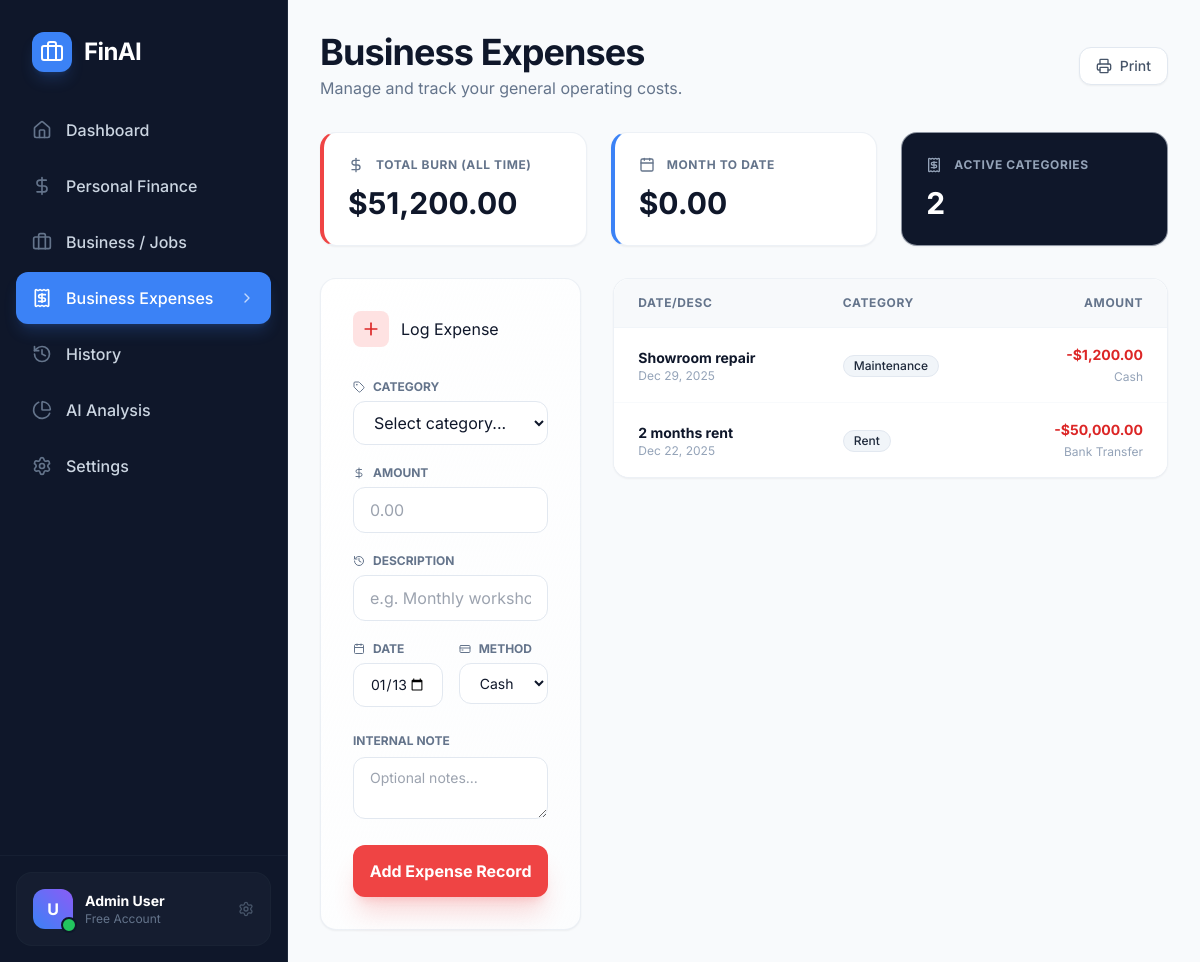
Screenshot of /business/expenses.php (signed in) with the database file from the repository.
### tables this page shows
CREATE TABLE `BusinessExpense` (
  `id` int NOT NULL AUTO_INCREMENT,
  `userId` int NOT NULL,
  `category` varchar(191) NOT NULL,
  `description` varchar(191) DEFAULT NULL,
  `amount` decimal(15,2) NOT NULL,
  `expenseDate` datetime(3) NOT NULL,
  `paymentMethod` varchar(191) DEFAULT NULL,
  `note` text,
  `createdAt` datetime(3) NOT NULL DEFAULT CURRENT_TIMESTAMP(3),
  `updatedAt` datetime(3) NOT NULL,
  PRIMARY KEY (`id`),
  KEY `BusinessExpense_userId_fkey` (`userId`),
  CONSTRAINT `BusinessExpense_userId_fkey` FOREIGN KEY (`userId`) REFERENCES `User` (`id`) ON DELETE CASCADE ON UPDATE CASCADE
);

### business/expenses.php (the view, shortened to what this page needs)
<?php
require_once __DIR__ . '/../database/db.php';
$userId = $_SESSION['user_id'];
$expenses = [];
$stmt = $mysqli->prepare("SELECT * FROM BusinessExpense WHERE userId = ? ORDER BY expenseDate DESC LIMIT 50");
$stmt->bind_param("i", $userId);
$stmt->execute();
$result = $stmt->get_result();
while ($row = $result->fetch_assoc()) {
    $expenses[] = $row;
}
$stmt = $mysqli->prepare("SELECT SUM(amount) as total FROM BusinessExpense WHERE userId = ?");
$stmt->bind_param("i", $userId);
$stmt->execute();
$totalBurn = $stmt->get_result()->fetch_assoc()['total'] ?? 0;
$firstDayOfMonth = date('Y-m-01');
$stmt = $mysqli->prepare("SELECT SUM(amount) as total FROM BusinessExpense WHERE userId = ? AND expenseDate >= ?");
$stmt->bind_param("is", $userId, $firstDayOfMonth);
$stmt->execute();
$monthlyBurn = $stmt->get_result()->fetch_assoc()['total'] ?? 0;
$activeCategories = count(array_unique(array_column($expenses, 'category')));
require_once __DIR__ . '/../includes/header.php';
?>
<div class="flex h-screen overflow-hidden bg-background">
    <?php require_once __DIR__ . '/../includes/sidebar.php'; ?>
    <main class="flex-1 overflow-y-auto w-full">
        <div class="p-8 space-y-8 animate-in">
            <div class="flex flex-col md:flex-row justify-between items-start md:items-center gap-4">
                <div>
                    <h1 class="text-4xl font-bold text-slate-900 tracking-tight">Business Expenses</h1>
                    <p class="text-slate-500 mt-1">Manage and track your general operating costs.</p>
                </div>
                <button onclick="window.print()" class="flex items-center gap-2 bg-white border border-slate-200 text-slate-600 px-4 py-2 rounded-xl hover:bg-slate-50 transition-colors shadow-sm">
                    <i data-lucide="printer" class="w-4 h-4"></i>
                    <span class="font-medium text-sm">Print</span>
                </button>
            </div>
            <div class="grid grid-cols-1 md:grid-cols-2 lg:grid-cols-3 gap-6 print:grid-cols-2">
                <div class="modern-card p-6 border-l-4 border-l-red-500">
                    <div class="flex items-center gap-3 text-slate-500 mb-3">
                        <i data-lucide="dollar-sign" class="w-4 h-4"></i>
                        <span class="text-xs font-bold uppercase tracking-wider">Total Burn (All Time)</span>
                    </div>
                    <p class="text-3xl font-bold text-slate-900">$<?php echo number_format($totalBurn, 2); ?></p>
                </div>
                <div class="modern-card p-6 border-l-4 border-l-blue-500">
                    <div class="flex items-center gap-3 text-slate-500 mb-3">
                        <i data-lucide="calendar" class="w-4 h-4"></i>
                        <span class="text-xs font-bold uppercase tracking-wider">Month to Date</span>
                    </div>
                    <p class="text-3xl font-bold text-slate-900">$<?php echo number_format($monthlyBurn, 2); ?></p>
                </div>
                <div class="modern-card p-6 bg-slate-900 text-white lg:block hidden">
                    <div class="flex items-center gap-3 text-slate-400 mb-3">
                        <i data-lucide="receipt" class="w-4 h-4"></i>
                        <span class="text-xs font-bold uppercase tracking-wider">Active Categories</span>
                    </div>
                    <p class="text-3xl font-bold"><?php echo $activeCategories; ?></p>
                </div>
            </div>
            <div class="grid grid-cols-1 lg:grid-cols-3 gap-8 items-start">
                <div class="lg:col-span-1 print:hidden lg:sticky lg:top-8">
                    <div class="modern-card p-8 bg-gradient-to-br from-white to-slate-50/50">
                        <div class="flex items-center gap-3 mb-8">
                            <div class="p-2 bg-red-100 text-red-600 rounded-lg">
                                <i data-lucide="plus" class="w-5 h-5"></i>
                            </div>
                            <h3 className="text-xl font-bold text-slate-900">Log Expense</h3>
                        </div>
                        <form method="POST" action="" class="space-y-5">
                            <div class="space-y-1.5">
                                <label class="text-xs font-bold text-slate-500 uppercase flex items-center gap-2">
                                    <i data-lucide="tag" class="w-3 h-3"></i> Category
                                </label>
                                <select name="category" required class="w-full border border-slate-200 rounded-xl px-4 py-2.5 outline-none focus:border-primary">
                                    <option value="">Select category...</option>
                                </select>
                            </div>
                            <div class="space-y-1.5">
                                <label class="text-xs font-bold text-slate-500 uppercase flex items-center gap-2">
                                    <i data-lucide="dollar-sign" class="w-3 h-3"></i> Amount
                                </label>
                                <div class="relative">
                                    <input type="number" step="0.01" name="amount" required placeholder="0.00" class="w-full border border-slate-200 rounded-xl px-4 py-2.5 outline-none focus:border-primary">
                                </div>
                            </div>
                            <div class="space-y-1.5">
                                <label class="text-xs font-bold text-slate-500 uppercase flex items-center gap-2">
                                    <i data-lucide="history" class="w-3 h-3"></i> Description
                                </label>
                                <input type="text" name="description" placeholder="e.g. Monthly workshop rent" class="w-full border border-slate-200 rounded-xl px-4 py-2.5 outline-none focus:border-primary">
                            </div>
                            <div class="grid grid-cols-2 gap-4">
                                <div class="space-y-1.5">
                                    <label class="text-xs font-bold text-slate-500 uppercase flex items-center gap-2">
                                        <i data-lucide="calendar" class="w-3 h-3"></i> Date
                                    </label>
                                    <input type="date" name="expenseDate" required value="<?php echo date('Y-m-d'); ?>" class="w-full border border-slate-200 rounded-xl px-4 py-2.5 outline-none focus:border-primary text-sm">
                                </div>
                                <div class="space-y-1.5">
                                    <label class="text-xs font-bold text-slate-500 uppercase flex items-center gap-2">
                                        <i data-lucide="credit-card" class="w-3 h-3"></i> Method
                                    </label>
                                    <select name="paymentMethod" class="w-full border border-slate-200 rounded-xl px-4 py-2.5 outline-none focus:border-primary text-sm">
                                        <option value="Cash">Cash</option>
                                    </select>
                                </div>
                            </div>
                            <div class="space-y-1.5">
                                <label class="text-xs font-bold text-slate-500 uppercase">Internal Note</label>
                                <textarea name="note" rows="2" placeholder="Optional notes..." class="w-full border border-slate-200 rounded-xl px-4 py-2.5 outline-none focus:border-primary text-sm"></textarea>
                            </div>
                            <button type="submit" class="w-full bg-red-500 text-white font-bold py-3.5 rounded-xl hover:bg-red-700 shadow-xl shadow-red-500/20 transition-all transform active:scale-[0.98]">
                                Add Expense Record
                            </button>
                        </form>
                    </div>
                </div>
                <div class="lg:col-span-2">
                    <div class="modern-card overflow-hidden">
                        <div class="table-container border-none rounded-none">
                            <table class="w-full">
                                <thead class="bg-slate-50 text-slate-500">
                                    <tr>
                                        <th class="px-6 py-4 text-xs font-bold uppercase tracking-wider text-left border-b border-slate-100">Date/Desc</th>
                                        <th class="px-6 py-4 text-xs font-bold uppercase tracking-wider text-left border-b border-slate-100">Category</th>
                                        <th class="px-6 py-4 text-xs font-bold uppercase tracking-wider text-right border-b border-slate-100">Amount</th>
                                    </tr>
                                </thead>
                                <tbody class="divide-y divide-slate-50 bg-white">
                                    <?php if (empty($expenses)): ?>
                                        <tr>
                                            <td colspan="3" class="px-8 py-12 text-center text-slate-400 italic">
                                                No expenses found.
                                            </td>
                                        </tr>
                                    <?php else: ?>
                                        <?php foreach ($expenses as $e): ?>
                                            <tr class="hover:bg-slate-50/50 transition-colors group">
                                                <td class="px-6 py-4">
                                                    <div class="flex flex-col">
                                                        <span class="font-bold text-slate-900"><?php echo htmlspecialchars($e['description'] ?: 'Expense'); ?></span>
                                                        <span class="text-xs text-slate-400"><?php echo (new DateTime($e['expenseDate']))->format('M j, Y'); ?></span>
                                                    </div>
                                                </td>
                                                <td class="px-6 py-4">
                                                    <span class="inline-flex items-center px-2.5 py-0.5 rounded-full text-xs font-medium bg-slate-100 text-slate-800 border border-slate-200">
                                                        <?php echo htmlspecialchars($e['category']); ?>
                                                    </span>
                                                </td>
                                                <td class="text-right px-6 py-4">
                                                    <span class="font-bold text-red-600 block">
                                                        -$<?php echo number_format($e['amount'], 2); ?>
                                                    </span>
                                                    <span class="text-xs text-slate-400"><?php echo htmlspecialchars($e['paymentMethod']); ?></span>
                                                </td>
                                            </tr>
                                        <?php endforeach; ?>
                                    <?php endif; ?>
                                </tbody>
                            </table>
                        </div>
                    </div>
                </div>
            </div>
        </div>
    </main>
</div>
<?php require_once __DIR__ . '/../includes/footer.php'; ?>

### public/css/style.css (style rules this page uses)
:root { --background: #f8fafc; --foreground: #0f172a; --primary: #3b82f6; --primary-hover: #2563eb; --secondary: #64748b; --accent: #8b5cf6; --card: #ffffff; --card-foreground: #0f172a; --border: #e2e8f0; --ring: rgba(59, 130, 246, 0.5); --success: #10b981; --warning: #f59e0b; --danger: #ef4444; }
body { background: var(--background); color: var(--foreground); font-family: 'Inter', system-ui, -apple-system, sans-serif; -webkit-font-smoothing: antialiased; -moz-osx-font-smoothing: grayscale; }
.modern-card { background-color: white; border-radius: 1rem; border: 1px solid rgba(226, 232, 240, 0.6); box-shadow: 0 1px 2px 0 rgba(0, 0, 0, 0.05); transition: all 0.3s cubic-bezier(0.4, 0, 0.2, 1); }
input, select, textarea { background-color: white; border: 1px solid #e2e8f0; border-radius: 0.75rem; padding: 0.625rem 1rem; color: #334155; outline: none; transition: all 0.2s; width: 100%; }
.table-container { overflow-x: auto; border-radius: 0.75rem; border: 1px solid #e2e8f0; background-color: white; }
table { width: 100%; text-align: left; border-collapse: collapse; }
th { background-color: rgba(248, 250, 252, 0.5); padding: 1rem 1.5rem; font-size: 0.75rem; font-weight: 600; color: #64748b; text-transform: uppercase; letter-spacing: 0.05em; border-bottom: 1px solid #f1f5f9; }
td { padding: 1rem 1.5rem; font-size: 0.875rem; color: #475569; border-bottom: 1px solid #f8fafc; }
tr:last-child td { border-bottom: none; }
.animate-in { animation: fadeIn 0.5s ease-out; }

### rows the page displays
businessexpense: description "Showroom repair", expenseDate "Dec 29, 2025", category "Maintenance", amount "1,200.00", paymentMethod "Cash"
businessexpense: description "2 months rent", expenseDate "Dec 22, 2025", category "Rent", amount "50,000.00", paymentMethod "Bank Transfer"

### other values shown
$item['name'] "Dashboard"
$item['name'] "Personal Finance"
$item['name'] "Business / Jobs"
$item['name'] "Business Expenses"
$item['name'] "History"
$item['name'] "AI Analysis"
$item['name'] "Settings"
$totalBurn "51,200.00"
$monthlyBurn "0.00"
$activeCategories "2"
